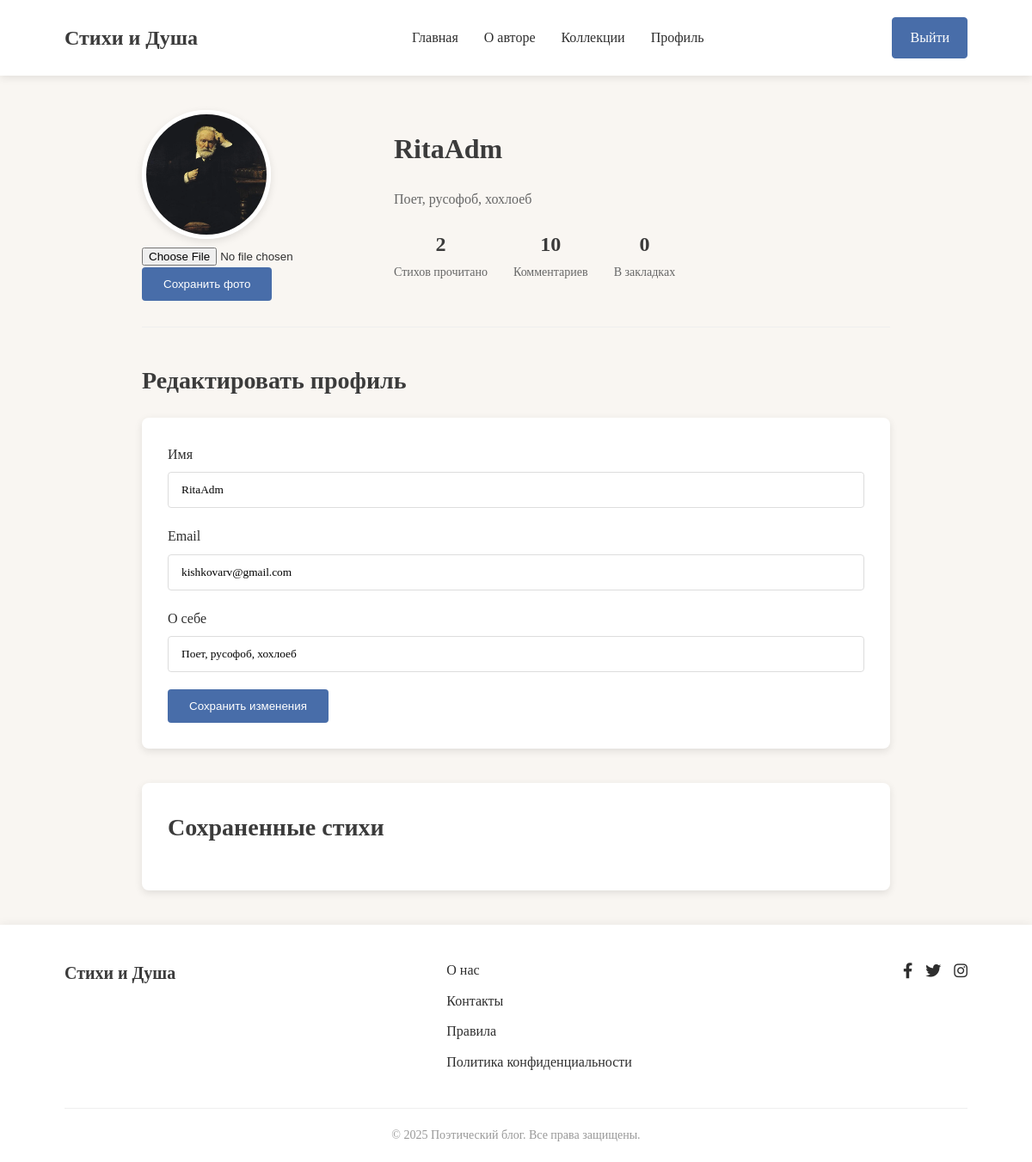
The page /users/profile/ (signed in) on the database its author committed.
### users/models.py (models this page shows)
class User(AbstractUser):
    image = models.ImageField(upload_to='avatars/', blank=True, null=True, default='avatars/author.jpg')
    about_me = models.TextField(null=True, blank=True)

### users/views.py (the view)
# urls.py: path('profile/', views.profile, name="profile"),
@login_required
def profile(request):
    if request.method == "POST":
        form = ProfileForm(request.POST, request.FILES, instance=request.user)
        if form.is_valid():
            form.save()
            return redirect('index')
    else:
        form = ProfileForm(instance=request.user)
    context = {
        'form' : form,
        'save_poems' : SavePoem.objects.filter(user=request.user)
    }
    return render(request, 'users/profile.html', context)

### users/forms.py
class ProfileForm(UserChangeForm):
    username = forms.CharField(widget=forms.TextInput())
    email = forms.EmailField(widget=forms.EmailInput(attrs={
        'readonly' : True
    }))
    about_me = forms.CharField(widget=forms.TextInput())
    image = forms.ImageField(widget=forms.FileInput())
    class Meta:
        model = User
        fields = ('username', 'email', 'about_me', 'image')

### users/templates/users/profile.html (shortened to what this page needs)
{% extends "users/base.html" %}
{% load static %}
{% block main %}
    <main class="main profile-page">
        <div class="container">
            <section class="profile-header">
                <div class="profile-avatar">
                    <img
                    src="{{ user.image.url }}"
                    alt="Аватар пользователя">
                <form action="{% url 'users:profile' %}" method="POST" enctype="multipart/form-data">
                    <div class="block_change">{{ form.image }}</div>
                    <button type="submit" class="btn btn-save">Сохранить фото</button>
                </form>
                </div>
                <div class="profile-info">
                    <h1>{{ user.username }}</h1>
                    <p class="profile-bio">{% if user.about_me %}{{ user.about_me }}{% else %}О себе{% endif %}</p>
                    <div class="profile-stats">
                        <div class="stat">
                            <span class="stat-number">{{ user.reads.all.count }}</span>
                            <span class="stat-label">Стихов прочитано</span>
                        </div>
                        <div class="stat">
                            <span class="stat-number">{{ user.comment.count }}</span>
                            <span class="stat-label">Комментариев</span>
                        </div>
                        <div class="stat">
                            <span class="stat-number">{{ user.save_poems.count }}</span>
                            <span class="stat-label">В закладках</span>
                        </div>
                    </div>
                </div>
            </section>
            <section class="profile-edit">
                <h2>Редактировать профиль</h2>
                <form class="edit-form" action="{% url "users:profile" %}" method="POST">
                    <div class="form-group">
                        <label for="{{ form.username.id_for_label }}">Имя</label>
                        {{ form.username }}
                    </div>
                    <div class="form-group">
                        <label for="{{ form.email.id_for_label }}">Email</label>
                        {{ form.email }}
                    </div>
                    <div class="form-group">
                        <label for="{{ form.about_me.id_for_label }}">О себе</label>
                        {{ form.about_me }}
                    </div>
                    <button type="submit" class="btn btn-save">Сохранить изменения</button>
                </form>
            </section>
            <section class="favorite-poems">
                <h2>Сохраненные стихи</h2>
            </section>
        </div>
    </main>
{% endblock main %}

### frontend/css/style.css (style rules this page uses)
:root { --bg-color: #F9F6F2; --text-color: #2E2E2E; --heading-color: #3B3B3B; --accent-color: #C18C5D; --button-color: #486DA9; --category-color: #E7D8C1; }
* { margin: 0; padding: 0; box-sizing: border-box; }
body { font-family: 'Georgia', serif; background-color: var(--bg-color); color: var(--text-color); line-height: 1.6; }
img { max-width: 100%; height: auto; }
.container { width: 90%; max-width: 1200px; margin: 0 auto; padding: 0 15px; }
.btn { display: inline-block; padding: 10px 20px; border-radius: 4px; font-weight: 500; transition: all 0.3s; }
.main { padding: 40px 0; }
h1, h2, h3, h4 { color: var(--heading-color); margin-bottom: 20px; font-weight: 600; }
h1 { font-size: 32px; }
h2 { font-size: 28px; }
.profile-page { max-width: 1000px; margin: 0 auto; }
.profile-header { display: flex; align-items: center; gap: 40px; margin-bottom: 40px; padding-bottom: 30px; border-bottom: 1px solid #eee; }
.profile-avatar img { width: 150px; height: 150px; border-radius: 50%; object-fit: cover; border: 5px solid white; box-shadow: 0 3px 10px rgba(0, 0, 0, 0.1); }
.profile-bio { color: #666; margin-bottom: 20px; }
.profile-stats { display: flex; gap: 30px; }
.stat { text-align: center; }
.stat-number { display: block; font-size: 24px; font-weight: 600; color: var(--heading-color); }
.stat-label { font-size: 14px; color: #666; }
.edit-form { background-color: white; padding: 30px; border-radius: 8px; box-shadow: 0 3px 10px rgba(0, 0, 0, 0.1); margin-bottom: 40px; }
.form-group { margin-bottom: 20px; }
.form-group label { display: block; margin-bottom: 8px; font-weight: 500; }
.form-group input, .form-group textarea { width: 100%; padding: 12px 15px; border: 1px solid #ddd; border-radius: 4px; font-family: inherit; }
.btn-save { background-color: var(--button-color); color: white; border: none; padding: 12px 25px; }
.favorite-poems { background-color: white; padding: 30px; border-radius: 8px; box-shadow: 0 3px 10px rgba(0, 0, 0, 0.1); }
.poem-card, .poem-full, .comment, .profile-header, .auth-form-container { animation: fadeIn 0.6s ease-out forwards; }
.btn { transition: all 0.3s ease; }

### rows shown on the page
User: image (picture), username "RitaAdm", about_me "Поет, русофоб, хохлоеб", reads.all.count "2", comment.count "10", save_poems.count "0", email "kishkovarv@gmail.com"
